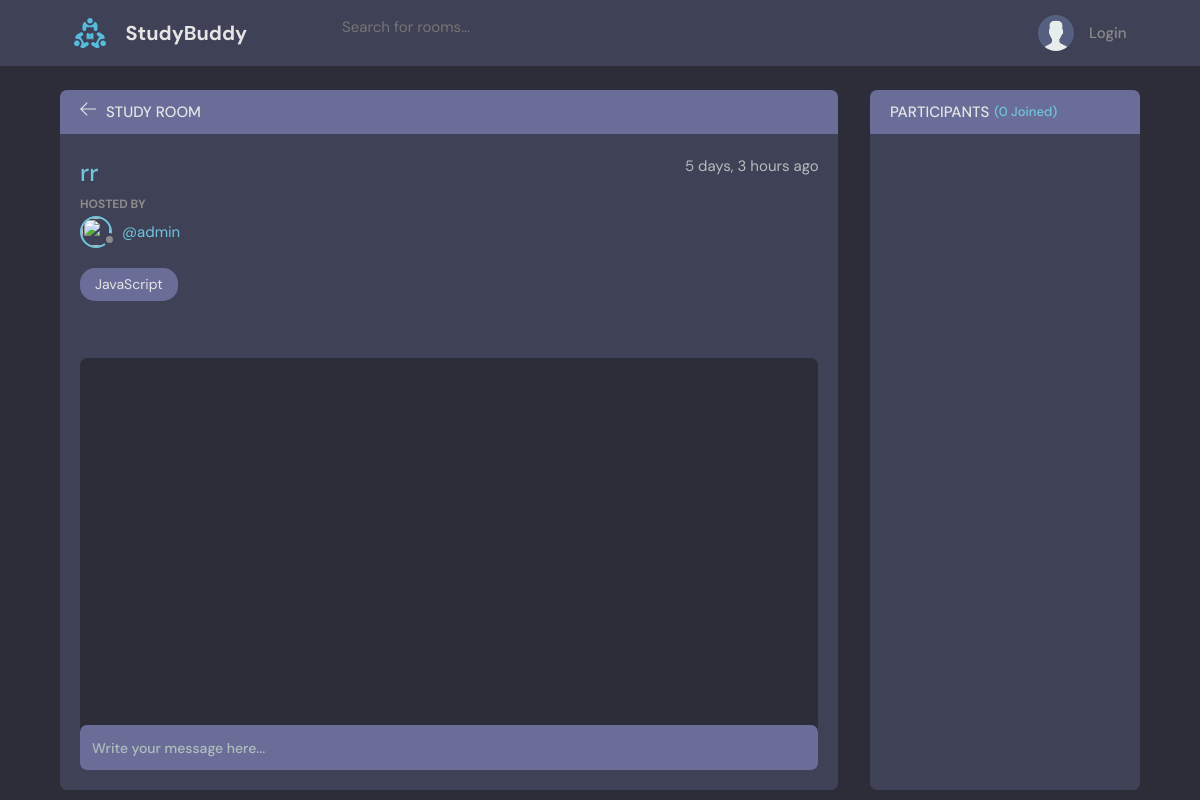
Page /room/4/ on the earlier database version.
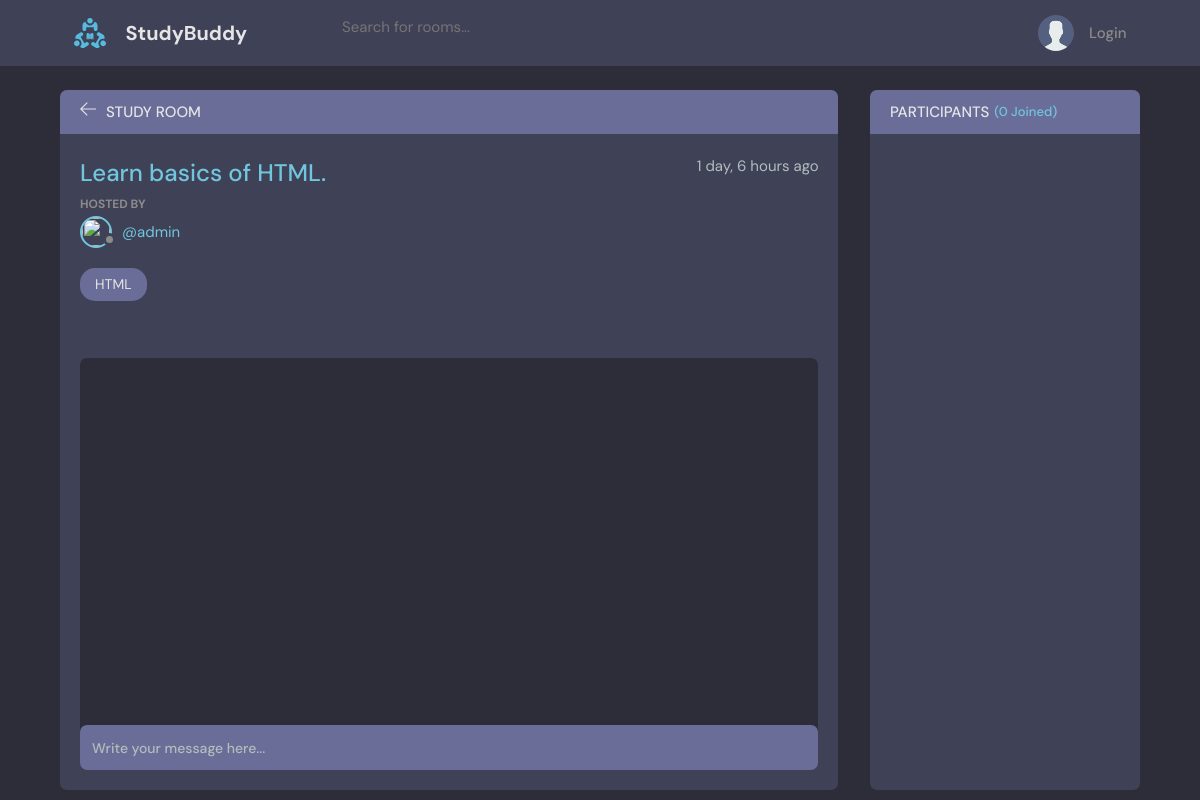
Same page on the later database version.
### base/models.py (models this page shows, shortened)
class Room(models.Model):
    host = models.ForeignKey(User, on_delete=models.SET_NULL, null=True)
    topic = models.ForeignKey(Topic, on_delete=models.SET_NULL, null=True)
    name = models.CharField(max_length=75)
    participants = models.ManyToManyField(User, related_name='participants', blank=True)
    description = models.TextField(null=True, blank=True)
    updated = models.DateTimeField(auto_now=True)
    created = models.DateTimeField(auto_now_add=True)
    class Meta:
        ordering = ['-updated', '-created']

class Topic(models.Model):
    name = models.CharField(max_length=50)
    def __str__(self):
        return self.name

### base/views.py (the view, shortened to what this page needs)
# urls.py: path("room/<str:pk>/", views.room, name="room"),
def room(request, pk):
    room = Room.objects.get(id=pk)
    room_messages = room.message_set.all().order_by('-created')
    participants = room.participants.all()
    context = {'room': room,'room_messages':room_messages,'participants':participants}
    return render(request, 'base/room.html', context)

### base/templates/base/room.html (shortened to what this page needs)
{% extends 'main.html' %}
{% block content %}
<main class="profile-page layout layout--2">
  <div class="container">
    <div class="room">
      <div class="room__top">
        <div class="room__topLeft">
          <a href="{% url 'home' %}">
            <svg version="1.1" xmlns="http://www.w3.org/2000/svg" width="32" height="32" viewBox="0 0 32 32">
              <title>arrow-left</title>
              <path
                d="M13.723 2.286l-13.723 13.714 13.719 13.714 1.616-1.611-10.96-10.96h27.625v-2.286h-27.625l10.965-10.965-1.616-1.607z">
              </path>
            </svg>
          </a>
          <h3>Study Room</h3>
        </div>
      </div>
      <div class="room__box scroll">
        <div class="room__header scroll">
          <div class="room__info">
            <h3>{{room.name}}</h3>
            <span>{{room.created|timesince}} ago</span>
          </div>
          <div class="room__hosted">
            <p>Hosted By</p>
            <a href="{% url 'user-profile' room.host.id %}" class="room__author">
              <div class="avatar avatar--small">
                <img src="{{room.host.avatar.url}}" />
              </div>
              <span>@{{room.host.username}}</span>
            </a>
          </div>
          <span class="room__topics">{{room.topic}}</span>
        </div>
        <div class="room__conversation">
          <div class="threads scroll">
          </div>
        </div>
      </div>
      <div class="room__message">
        <form action="" method="POST">
          <input name="body" placeholder="Write your message here..." />
        </form>
      </div>
    </div>
    <div class="participants">
      <h3 class="participants__top">Participants <span>({{participants.count}} Joined)</span></h3>
      <div class="participants__list scroll">
      </div>
    </div>
  </div>
</main>
{% endblock content %}

Differences in the rows shown:
changed Room "admin": name "rr" → "Learn basics of HTML."; created "5 days, 3 hours" → "1 day, 6 hours"; topic "JavaScript" → "HTML"
